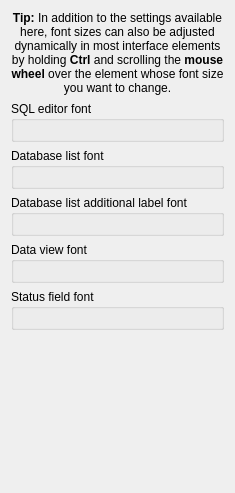
             <widget class="QWidget" name="fontsWidget">
              <property name="geometry">
               <rect>
                <x>0</x>
                <y>0</y>
                <width>235</width>
                <height>493</height>
               </rect>
              </property>
              <layout class="QVBoxLayout" name="verticalLayout_9">
               <item>
                <widget class="QLabel" name="fontConfigTipLabel">
                 <property name="text">
                  <string>&lt;html&gt;&lt;head/&gt;&lt;body&gt;&lt;p&gt;&lt;span style=&quot; font-weight:700;&quot;&gt;Tip:&lt;/span&gt; In addition to the settings available here, font sizes can also be adjusted dynamically in most interface elements by holding &lt;span style=&quot; font-weight:700;&quot;&gt;Ctrl&lt;/span&gt; and scrolling the &lt;span style=&quot; font-weight:700;&quot;&gt;mouse wheel&lt;/span&gt; over the element whose font size you want to change.&lt;/p&gt;&lt;/body&gt;&lt;/html&gt;</string>
                 </property>
                 <property name="alignment">
                  <set>Qt::AlignmentFlag::AlignCenter</set>
                 </property>
                 <property name="wordWrap">
                  <bool>true</bool>
                 </property>
                 <property name="margin">
                  <number>5</number>
                 </property>
                </widget>
               </item>
               <item>
                <widget class="QGroupBox" name="sqlEditorFontGroup">
                 <property name="title">
                  <string>SQL editor font</string>
                 </property>
                 <layout class="QVBoxLayout" name="verticalLayout_10">
                  <item>
                   <widget class="FontEdit" name="sqlEditorFont" native="true">
                    <property name="cfg" stdset="0">
                     <string notr="true">Fonts.SqlEditor</string>
                    </property>
                   </widget>
                  </item>
                 </layout>
                </widget>
               </item>
               <item>
                <widget class="QGroupBox" name="dbTreeFontGroup">
                 <property name="title">
                  <string>Database list font</string>
                 </property>
                 <layout class="QVBoxLayout" name="verticalLayout_13">
                  <item>
                   <widget class="FontEdit" name="dbTreeFont" native="true">
                    <property name="cfg" stdset="0">
                     <string notr="true">Fonts.DbTree</string>
                    </property>
                   </widget>
                  </item>
                 </layout>
                </widget>
               </item>
               <item>
                <widget class="QGroupBox" name="dbTreeLabelGroup">
                 <property name="title">
                  <string>Database list additional label font</string>
                 </property>
                 <layout class="QVBoxLayout" name="verticalLayout_14">
                  <item>
                   <widget class="FontEdit" name="dbTreeLabelFont" native="true">
                    <property name="cfg" stdset="0">
                     <string notr="true">Fonts.DbTreeLabel</string>
                    </property>
                   </widget>
                  </item>
                 </layout>
                </widget>
               </item>
               <item>
                <widget class="QGroupBox" name="dataViewFontGroup">
                 <property name="title">
                  <string>Data view font</string>
                 </property>
                 <layout class="QVBoxLayout" name="verticalLayout_15">
                  <item>
                   <widget class="FontEdit" name="dataViewFont" native="true">
                    <property name="cfg" stdset="0">
                     <string notr="true">Fonts.DataView</string>
                    </property>
                   </widget>
                  </item>
                 </layout>
                </widget>
               </item>
               <item>
                <widget class="QGroupBox" name="statusFieldFontGroup">
                 <property name="title">
                  <string>Status field font</string>
                 </property>
                 <layout class="QVBoxLayout" name="verticalLayout_16">
                  <item>
                   <widget class="FontEdit" name="statusFieldfont" native="true">
                    <property name="cfg" stdset="0">
                     <string notr="true">Fonts.StatusField</string>
                    </property>
                   </widget>
                  </item>
                 </layout>
                </widget>
               </item>
               <item>
                <spacer name="verticalSpacer_2">
                 <property name="orientation">
                  <enum>Qt::Orientation::Vertical</enum>
                 </property>
                 <property name="sizeHint" stdset="0">
                  <size>
                   <width>20</width>
                   <height>40</height>
                  </size>
                 </property>
                </spacer>
               </item>
              </layout>
             </widget>
